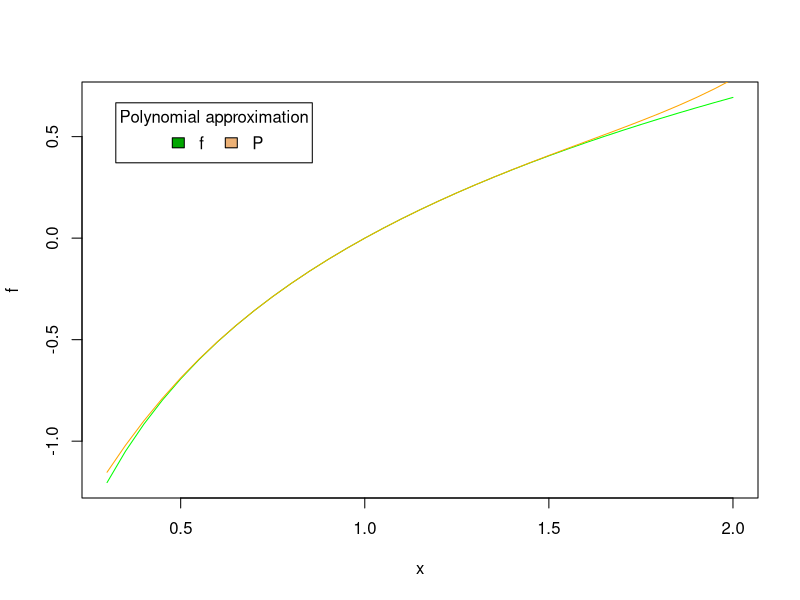

R code for this plot:
## ---- chunk 1
knitr::opts_chunk$set(echo = TRUE, warning = FALSE, message = FALSE, eval = TRUE)

#Change `eval` to `TRUE` if you want to knit this document.

## ---- chunk 2

rm(list = ls())      # clear memory (removes all the variables from the workspace)

## ---- chunk 3
x  <- seq(0.3, 2, 0.05)
f <- log(x)
P <- (x-1)-(x-1)**2/2+(x-1)^3/3-(x-1)^4/4+(x-1)^5/5
plot(x,f,type="l",col="green")
lines(x,P,col="orange")
legend("topleft", inset=.05, title="Polynomial approximation",
  c("f","P"), fill=terrain.colors(3), horiz=TRUE)
## ---- chunk 4
for (n in 1:10) {
  if(n%%1==0){
    print((1+1/n)^n)
  }
}
## ---- chunk 5
recursiva <- function (x) {
  r=x/2+1/x
  return(r)
}

xnew<-2
for (n in 1:10) {
  print(round(xnew, digits = 10))
  #print(xnew)
  xnew=recursiva(xnew)
} 

## ---- chunk 6

9.11-9.9

## ---- chunk 7


